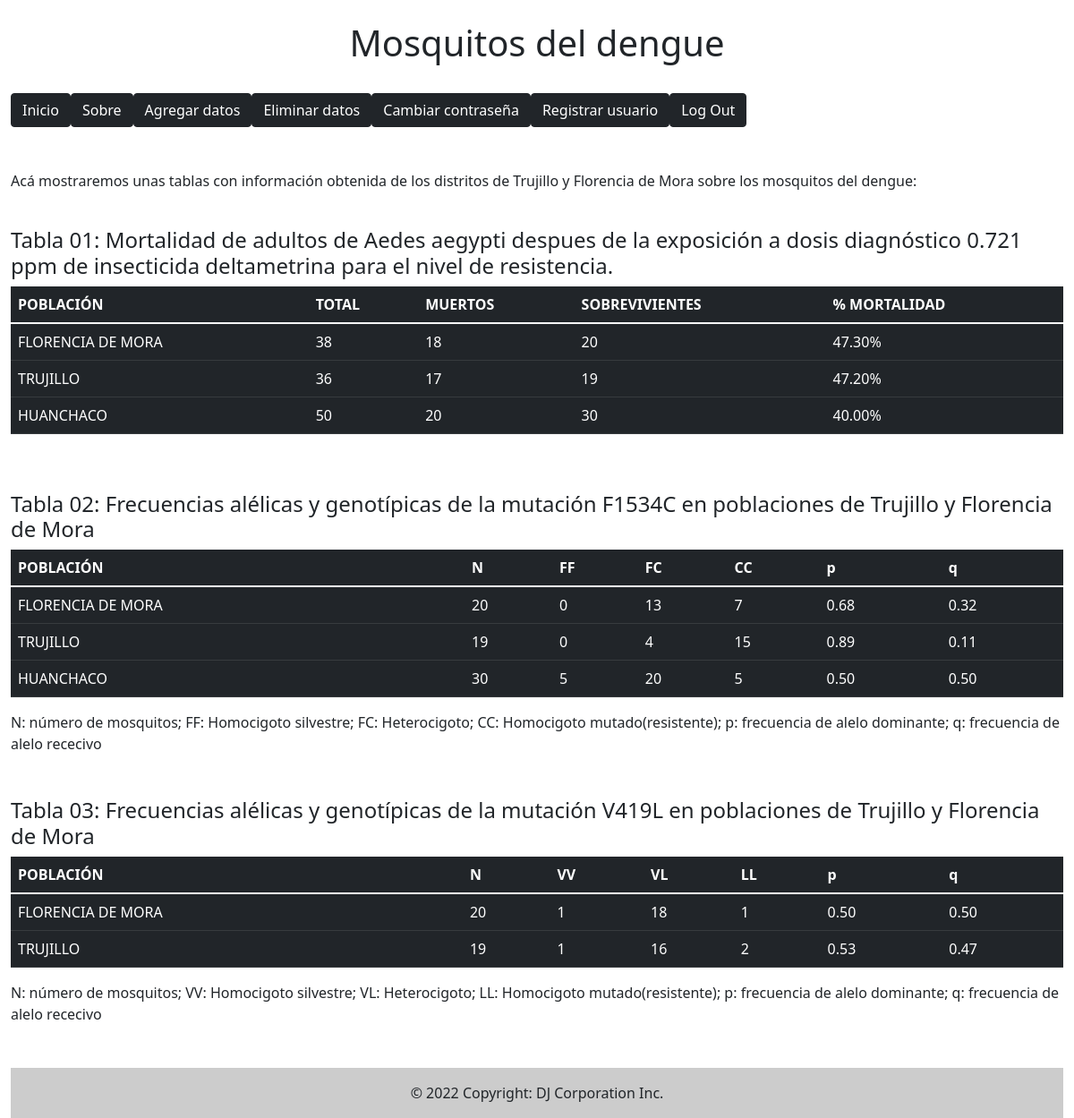
The page / (signed in) on the database its author committed.
### tables this page shows
CREATE TABLE mortalidad (
    id INTEGER PRIMARY KEY AUTOINCREMENT NOT NULL,
    poblacion STRING NOT NULL,
    total INTEGER NOT NULL,
    muertos INTEGER NOT NULL,
    sobrevivientes INTEGER NOT NULL,
    mortalidad DECIMAL(5, 2) NOT NULL,
    CHECK (mortalidad <= 100.00 AND mortalidad >= 0.00)
);

CREATE TABLE frecuencias_F1534C (
    id INTEGER,
    poblacion STRING,
    N INTEGER,
    FF INTEGER,
    FC INTEGER,
    CC INTEGER,
    p NUMERIC,
    q NUMERIC,
    FOREIGN KEY (id) REFERENCES mortalidad(id)
);

CREATE TABLE frecuencias_V419L (
    id INTEGER,
    poblacion STRING,
    N INTEGER,
    VV INTEGER,
    VL INTEGER,
    LL INTEGER,
    p NUMERIC,
    q NUMERIC,
    FOREIGN KEY (id) REFERENCES mortalidad(id)
);

### application.py (the view)
@application.route("/")
@login_required
def index():
    table_1 = db.execute("SELECT * FROM mortalidad")
    table_2 = db.execute("SELECT * FROM frecuencias_F1534C")
    table_3 = db.execute("SELECT * FROM frecuencias_V419L")
    return render_template("index.html", table_1=table_1, table_2=table_2, table_3=table_3, session=session)

### helpers.py (called while the page is built)
def format_decimal(value):
    return f"{value:,.2f}"

def format_percentage(value):
    return f"{value:,.2f}%"

def login_required(f):
    @wraps(f)
    def decorated_function(*args, **kwargs):
        if session.get("user_id") is None:
            return redirect("/login")
        return f(*args, **kwargs)
    return decorated_function

### templates/index.html (shortened to what this page needs)
{% extends "layout.html" %}
{% block body %}
    <p>
        Acá mostraremos unas tablas con información obtenida de los distritos de
        Trujillo y Florencia de Mora sobre los mosquitos del dengue:
    </p>
    <br>
    <div>
        <div>
            <h4>Tabla 01: Mortalidad de adultos de Aedes aegypti despues de la exposición a dosis diagnóstico
                0.721 ppm de insecticida deltametrina para el nivel de resistencia.
            </h4>
            <table class="table table-dark table-hover">
                <thead>
                    <tr>
                        <th>POBLACIÓN</th>
                        <th>TOTAL</th>
                        <th>MUERTOS</th>
                        <th>SOBREVIVIENTES</th>
                        <th>% MORTALIDAD</th>
                    </tr>
                </thead>
                <tbody>
                    {% for row in table_1 %}
                        <tr>
                            <td>
                                {{ row["poblacion"] }}
                            </td>
                            <td>
                                {{ row["total"] }}
                            </td>
                            <td>
                                {{ row["muertos"] }}
                            </td>
                            <td>
                                {{ row["sobrevivientes"] }}
                            </td>
                            <td>
                                {{ row["mortalidad"] | per }}
                            </td>
                        </tr>
                    {% endfor %}
                </tbody>
            </table>
        </div>
        <br>
        <br>
        <div>
            <h4>Tabla 02: Frecuencias alélicas y genotípicas de la mutación F1534C en poblaciones
                de Trujillo y Florencia de Mora
            </h4>
            <table class="table table-dark table-hover">
                <thead>
                    <tr>
                        <th>POBLACIÓN</th>
                        <th>N</th>
                        <th>FF</th>
                        <th>FC</th>
                        <th>CC</th>
                        <th>p</th>
                        <th>q</th>
                    </tr>
                </thead>
                <tbody>
                    {% for row in table_2 %}
                        <tr>
                            <td>
                                {{ row["poblacion"] }}
                            </td>
                            <td>
                                {{ row["N"] }}
                            </td>
                            <td>
                                {{ row["FF"] }}
                            </td>
                            <td>
                                {{ row["FC"] }}
                            </td>
                            <td>
                                {{ row["CC"] }}
                            </td>
                            <td>
                                {{ row["p"] | dec }}
                            </td>
                            <td>
                                {{ row["q"] | dec }}
                            </td>
                        </tr>
                    {% endfor %}
                </tbody>
            </table>
            <div>
                N: número de mosquitos; FF: Homocigoto silvestre; FC: Heterocigoto; CC: Homocigoto mutado(resistente); p: frecuencia de alelo dominante; q: frecuencia de alelo rececivo
            </div>
        </div>
        <br>
        <br>
        <div>
            <h4>Tabla 03: Frecuencias alélicas y genotípicas de la mutación V419L en poblaciones
                de Trujillo y Florencia de Mora
            </h4>
            <table class="table table-dark table-hover">
                <thead>
                    <tr>
                        <th>POBLACIÓN</th>
                        <th>N</th>
                        <th>VV</th>
                        <th>VL</th>
                        <th>LL</th>
                        <th>p</th>
                        <th>q</th>
                    </tr>
                </thead>
                <tbody>
                    {% for row in table_3 %}
                        <tr>
                            <td>
                                {{ row["poblacion"] }}
                            </td>
                            <td>
                                {{ row["N"] }}
                            </td>
                            <td>
                                {{ row["VV"] }}
                            </td>
                            <td>
                                {{ row["VL"] }}
                            </td>
                            <td>
                                {{ row["LL"] }}
                            </td>
                            <td>
                                {{ row["p"] | dec }}
                            </td>
                            <td>
                                {{ row["q"] | dec }}
                            </td>
                        </tr>
                    {% endfor %}
                </tbody>
            </table>
            <div>
                N: número de mosquitos; VV: Homocigoto silvestre; VL: Heterocigoto; LL: Homocigoto mutado(resistente); p: frecuencia de alelo dominante; q: frecuencia de alelo rececivo
            </div>
        </div>
    </div>
{% endblock %}

### templates/layout.html (shortened to what this page needs)
<!DOCTYPE html>
<html lang="es">
    <head>
        <link href="https://cdn.jsdelivr.net/npm/bootstrap@5.1.3/dist/css/bootstrap.min.css" rel="stylesheet">
        <link href="../static/styles.css" rel="stylesheet">
    </head>
    <body>
        <div class="container-fluid">
            <br>
            <h1 class="text-center">
                Mosquitos del dengue
            </h1>
            <br>
            {% if session["tipo"] == "owner" %}
                <ul class="nav">
                    <li class="nav-item">
                        <a class="btn btn-dark" href="/" role="button">Inicio</a>
                    </li>
                    <li class="nav-item">
                        <a class="btn btn-dark" href="/sobre" role="button">Sobre</a>
                    </li>
                    <li class="nav-item">
                        <a class="btn btn-dark" href="/editar" role="button">Agregar datos</a>
                    </li>
                    <li class="nav-item">
                        <a class="btn btn-dark" href="/eliminar" role="button">Eliminar datos</a>
                    </li>
                    <li class="nav-item">
                        <a class="btn btn-dark" href="/contraseña">Cambiar contraseña</a>
                    </li>
                    <li class="nav-item">
                        <a class="btn btn-dark" href="/registrar">Registrar usuario</a>
                    </li>
                    <li class="nav-item">
                        <a class="btn btn-dark" href="/logout">Log Out</a>
                    </li>
                </ul>
            {% endif %}
            <br>
            <br>
            {% block body %}{% endblock %}
            <br>
            <br>
            <footer>
                <div class="text-center p-3 foot">
                    &copy; 2022 Copyright: DJ Corporation Inc.
                </div>
            </footer>
        </div>
    </body>
</html>

### static/styles.css (style rules this page uses)
.foot { background-color: rgba(0, 0, 0, 0.2); }

### rows shown on the page
mortalidad: poblacion "FLORENCIA DE MORA", total "38", muertos "18", sobrevivientes "20", mortalidad|per "47.30%"
mortalidad: poblacion "TRUJILLO", total "36", muertos "17", sobrevivientes "19", mortalidad|per "47.20%"
mortalidad: poblacion "HUANCHACO", total "50", muertos "20", sobrevivientes "30", mortalidad|per "40.00%"
frecuencias_F1534C: poblacion "FLORENCIA DE MORA", N "20", FF "0", FC "13", CC "7", p|dec "0.68", q|dec "0.32"
frecuencias_F1534C: poblacion "TRUJILLO", N "19", FF "0", FC "4", CC "15", p|dec "0.89", q|dec "0.11"
frecuencias_F1534C: poblacion "HUANCHACO", N "30", FF "5", FC "20", CC "5", p|dec "0.50", q|dec "0.50"
frecuencias_V419L: poblacion "FLORENCIA DE MORA", N "20", VV "1", VL "18", LL "1", p|dec "0.50", q|dec "0.50"
frecuencias_V419L: poblacion "TRUJILLO", N "19", VV "1", VL "16", LL "2", p|dec "0.53", q|dec "0.47"
